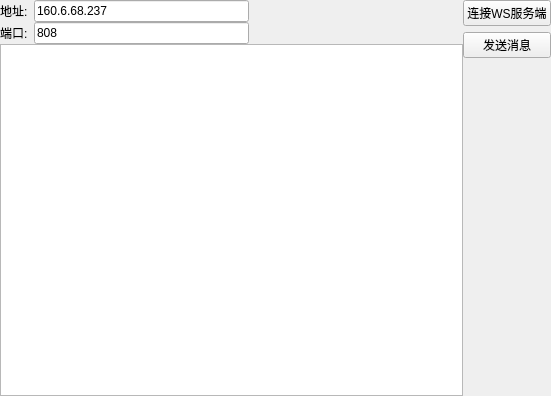
<?xml version="1.0" encoding="UTF-8"?>
<ui version="4.0">
 <class>Widget</class>
 <widget class="QWidget" name="Widget">
  <property name="geometry">
   <rect>
    <x>0</x>
    <y>0</y>
    <width>551</width>
    <height>396</height>
   </rect>
  </property>
  <property name="windowTitle">
   <string>Widget</string>
  </property>
  <layout class="QGridLayout" name="gridLayout">
   <property name="leftMargin">
    <number>0</number>
   </property>
   <property name="topMargin">
    <number>0</number>
   </property>
   <property name="rightMargin">
    <number>0</number>
   </property>
   <property name="bottomMargin">
    <number>0</number>
   </property>
   <item row="0" column="0">
    <layout class="QHBoxLayout" name="horizontalLayout_3">
     <property name="spacing">
      <number>0</number>
     </property>
     <item>
      <layout class="QVBoxLayout" name="verticalLayout">
       <property name="spacing">
        <number>0</number>
       </property>
       <item>
        <layout class="QHBoxLayout" name="horizontalLayout">
         <item>
          <widget class="QLabel" name="hostLb">
           <property name="text">
            <string>地址:</string>
           </property>
          </widget>
         </item>
         <item>
          <widget class="QLineEdit" name="hosted">
           <property name="text">
            <string>160.6.68.237</string>
           </property>
          </widget>
         </item>
         <item>
          <spacer name="horizontalSpacer_2">
           <property name="orientation">
            <enum>Qt::Horizontal</enum>
           </property>
           <property name="sizeHint" stdset="0">
            <size>
             <width>40</width>
             <height>20</height>
            </size>
           </property>
          </spacer>
         </item>
        </layout>
       </item>
       <item>
        <layout class="QHBoxLayout" name="horizontalLayout_2">
         <item>
          <widget class="QLabel" name="portLb">
           <property name="text">
            <string>端口:</string>
           </property>
          </widget>
         </item>
         <item>
          <widget class="QLineEdit" name="portld">
           <property name="text">
            <string>808</string>
           </property>
          </widget>
         </item>
         <item>
          <spacer name="horizontalSpacer">
           <property name="orientation">
            <enum>Qt::Horizontal</enum>
           </property>
           <property name="sizeHint" stdset="0">
            <size>
             <width>40</width>
             <height>20</height>
            </size>
           </property>
          </spacer>
         </item>
        </layout>
       </item>
       <item>
        <widget class="QTextBrowser" name="msgTd"/>
       </item>
      </layout>
     </item>
     <item>
      <layout class="QVBoxLayout" name="verticalLayout_2">
       <item>
        <widget class="QPushButton" name="connLb">
         <property name="text">
          <string>连接WS服务端</string>
         </property>
        </widget>
       </item>
       <item>
        <widget class="QPushButton" name="sendLb">
         <property name="text">
          <string>发送消息</string>
         </property>
        </widget>
       </item>
       <item>
        <spacer name="verticalSpacer">
         <property name="orientation">
          <enum>Qt::Vertical</enum>
         </property>
         <property name="sizeHint" stdset="0">
          <size>
           <width>20</width>
           <height>40</height>
          </size>
         </property>
        </spacer>
       </item>
      </layout>
     </item>
    </layout>
   </item>
  </layout>
 </widget>
 <layoutdefault spacing="6" margin="11"/>
 <resources/>
 <connections/>
</ui>
